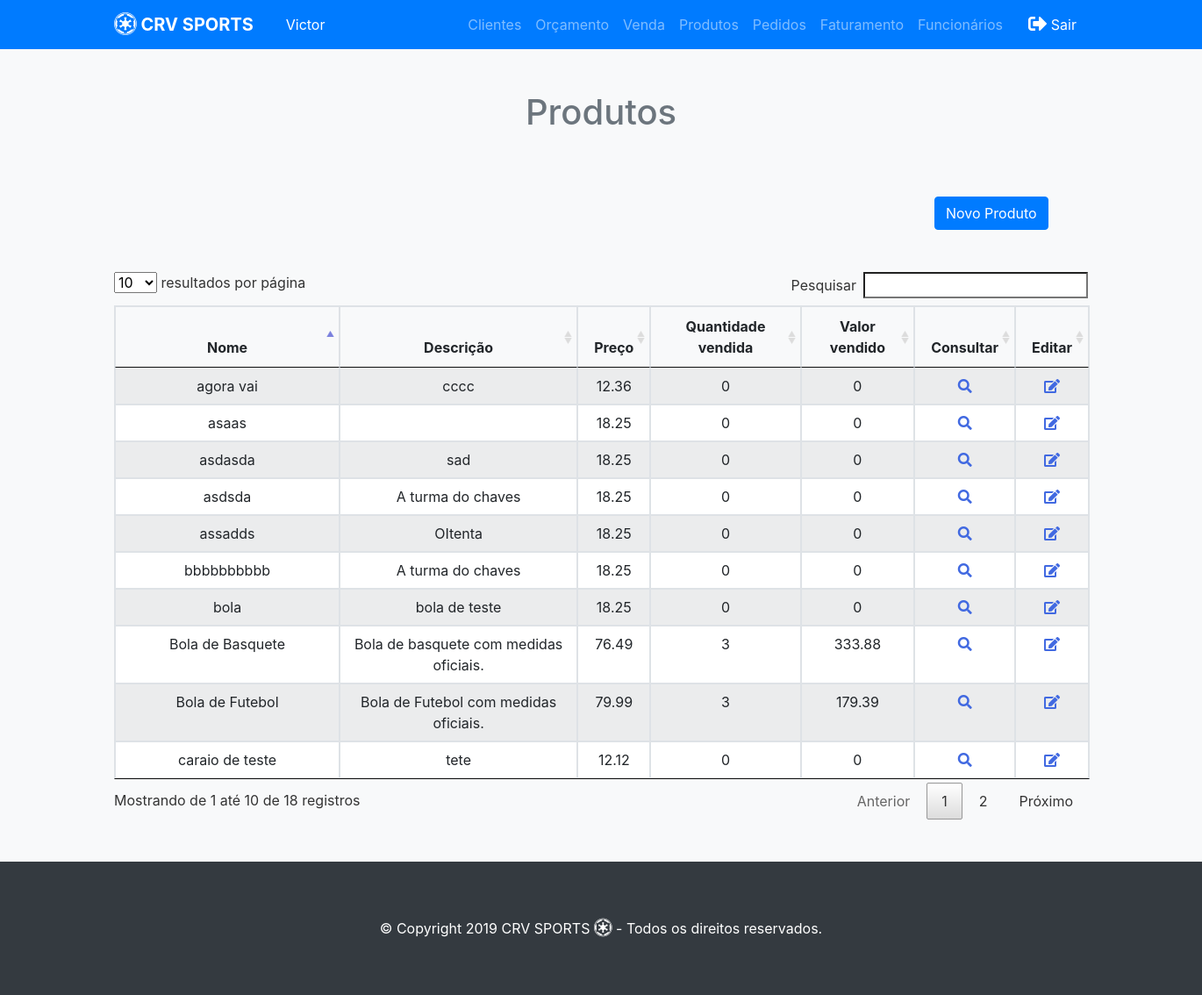
Page /crv/produtos.php (signed in) on the committed database.
### tables this page shows
CREATE TABLE `funcionario` (
  `id_funcionario` int(11) NOT NULL,
  `nome` varchar(100) NOT NULL,
  `data_nascimento` date NOT NULL,
  `cpf` varchar(15) NOT NULL,
  `rg` varchar(15) NOT NULL,
  `data_admissao` date NOT NULL,
  `logradouro` varchar(100) NOT NULL,
  `numero` int(11) NOT NULL,
  `bairro` varchar(100) NOT NULL,
  `cidade` varchar(50) NOT NULL,
  `estado` varchar(50) NOT NULL,
  `cep` varchar(20) NOT NULL,
  `email` varchar(50) NOT NULL,
  `telefone` varchar(20) DEFAULT NULL,
  `celular` varchar(20) DEFAULT NULL,
  `senha` varchar(30) NOT NULL,
  `tipo` int(11) NOT NULL
);

CREATE TABLE `produto` (
  `id_produto` int(11) NOT NULL,
  `nome` varchar(50) NOT NULL,
  `preco` double NOT NULL,
  `descricao` varchar(120) DEFAULT NULL,
  `codigo_barras` varchar(50) NOT NULL,
  `quantidade` int(11) NOT NULL,
  `foto` varchar(200) NOT NULL
);

### crv/produtos.php (the view, shortened to what this page needs)
<?php require_once("../funcoes/conexao.php"); ?>
<!DOCTYPE html>
<html>
<head>
    <?php include '../funcoes/menu.php'; ?>
  <link rel="stylesheet" href="lib\DataTables\DataTables-1.10.18\css\jquery.dataTables.min.css">
    <link rel="stylesheet" href="lib\fontawesome-free-5.8.1-web\css\all.css">
</head>
  <div class="py-5 text-center bg-light">
    <div class="container">
      <div class="row">
        <div class="col-md-12">
          <h1 class="pb-3 text-secondary">Produtos</h1>
        </div>
      </div>
      <div class="row">
        <div class="col-md-4 offset-md-10">
          <div class="row my-5">
        <button type="button" id="cadastrar" class="btn btn-primary" data-toggle="modal" data-target="#cadastroCliente">
                  Novo Produto
                </button>
        </div>
      </div>
    </div>
    <table class="table table-hover table-striped table-bordered" id="produto">
    <thead>
        <tr>
            <th>Nome</th>
            <th>Descrição</th>
            <th>Preço</th>
            <th>Quantidade vendida</th>
            <th>Valor vendido</th>
            <th>Consultar</th>
            <th>Editar</th>
        </tr>
    </thead>
    <tbody>
        <?php
            $query="select p.id_produto, p.nome, p.descricao, p.preco, sum(pp.quantidade) as quantidade_vendida, sum(pp.valor_total) as total_vendido
            from produto p
            left join
            pedido_produto pp
            on p.id_produto = pp.id_pedido
            GROUP BY nome";
            $resultado = mysqli_query($conecta, $query);
            while($linha = mysqli_fetch_array($resultado)){
                echo '<tr id='.$linha['id_produto'].'><td>'.utf8_encode($linha['nome']).'</td>';
                echo '<td>'.utf8_encode($linha['descricao']).'</td>';
                echo '<td>'.$linha['preco'].'</td>';
                if($linha['quantidade_vendida'] == null and $linha['total_vendido'] == null){
                  echo '<td>0</td>';
                  echo '<td>0</td>';
                }else{
                  echo '<td>'.$linha['quantidade_vendida'].'</td>';
                  echo '<td>'.$linha['total_vendido'].'</td>';
                }
          ?>
                <td><i class="fas fa-search" data-toggle="modal" data-target="#cadastroCliente" style="cursor: pointer; color:royalBlue"></td>
                <td><i class="fas fa-edit" data-toggle="modal" data-target="#cadastroCliente" style="cursor: pointer; color:royalBlue"></td>
            <?php
            }
            ?>
    </tbody>
</table>
  </div>
  </div>
  <?php include 'footer.php'?>
    <?php require_once("../funcoes/modalproduto.php"); ?>
</html>

### funcoes/menu.php (shortened to what this page needs)
<!DOCTYPE html>
<html>
<head>
<?php require_once("head.php"); ?>
</head>
<body>
  <nav class="navbar navbar-expand-md bg-primary navbar-dark">
    <div class="container">
      <a class="navbar-brand" href="home.php"><i class="fab d-inline fa-lg fa-empire"></i><b> CRV SPORTS</b></a>
        <?php
            if  (isset($_SESSION["user_portal"]) )
            {
                $user = $_SESSION["user_portal"];
                $saudacao = "select nome ";
                $saudacao .= "from funcionario ";
                $saudacao .= "where id_funcionario = {$user} ";
                $saudacao_login = mysqli_query($conecta, $saudacao);
                $saudacao_login = mysqli_fetch_assoc($saudacao_login);
                $nome = $saudacao_login["nome"];
                $nome = explode(" ", $nome);
        ?>
            <div ><a class="btn navbar-btn ml-2 text-white btn-primary"> <?php echo $nome[0] ?> </a><input id="idcli" class="btn navbar-btn ml-2 text-white btn-primary" type="hidden" value="<?php echo $user ?>" ></div>
        <?php } ?>
      <div class="collapse navbar-collapse text-center justify-content-end" id="navbar2SupportedContent">
        <ul class="navbar-nav">
          <li class="nav-item">
            <a class="nav-link" href="clientes.php"><i class="fa d-inline fa-lg fa-shopping-"></i> Clientes</a>
          </li>
          <li class="nav-item">
            <a class="nav-link" href="orcamentos.php"><i class="fa d-inline fa-lg fa-o"></i>Orçamento</a>
          </li>
          <li class="nav-item">
            <a class="nav-link" href="vendas.php"><i class="fa d-inline fa-lg fa-o"></i>Venda</a>
          </li>
          <li class="nav-item">
            <a class="nav-link" href="produtos.php"><i class="fa d-inline fa-lg fa-o"></i>Produtos</a>
          </li>
          <li class="nav-item">
            <a class="nav-link" href="pedidos.php"><i class="fa d-inline fa-lg fa-o"></i>Pedidos</a>
          </li>
          <li class="nav-item">
            <a class="nav-link" href="10Representante.html"><i class="fa d-inline fa-lg fa-o"></i> Faturamento</a>
          </li>
          <li class="nav-item">
            <a class="nav-link" href="funcionarios.php"><i class="fa d-inline fa-lg fa-o"></i> Funcionários</a>
          </li>
        </ul>
        <a class="btn navbar-btn ml-2 text-white btn-primary" href="../funcoes/sair.php"><i class="fas d-inline fa-lg fa-sign-out-alt"></i> Sair</a>
      </div>
    </div>
  </nav>

### rows in the picture
funcionario: nome "Victor"
produto: nome "agora vai", descricao "cccc", preco "12.36", shows "0"
produto: nome "asaas", preco "18.25", shows "0"
produto: nome "asdasda", descricao "sad", preco "18.25", shows "0"
produto: nome "asdsda", descricao "A turma do chaves", preco "18.25", shows "0"
produto: nome "assadds", descricao "OItenta", preco "18.25", shows "0"
produto: nome "bbbbbbbbbb", descricao "A turma do chaves", preco "18.25", shows "0"
produto: nome "bola", descricao "bola de teste", preco "18.25", shows "0"
produto: nome "Bola de Basquete", descricao "Bola de basquete com medidas oficiais.", preco "76.49", quantidade_vendida "3", total_vendido "333.88"
produto: nome "Bola de Futebol", descricao "Bola de Futebol com medidas oficiais.", preco "79.99", quantidade_vendida "3", total_vendido "179.39"
produto: nome "caraio de teste", descricao "tete", preco "12.12", shows "0"
